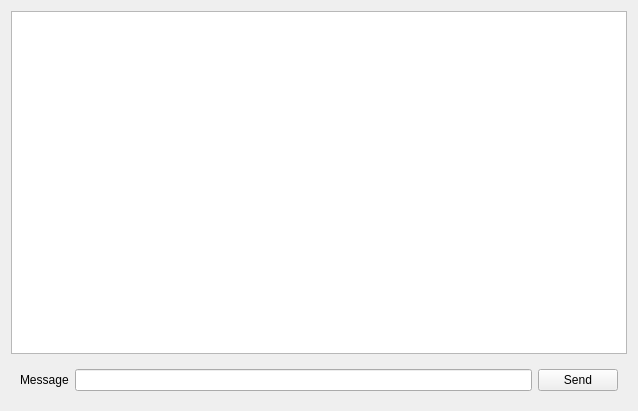
<?xml version="1.0" encoding="UTF-8"?>
<ui version="4.0">
 <class>ClientChatWidget</class>
 <widget class="QWidget" name="ClientChatWidget">
  <property name="geometry">
   <rect>
    <x>0</x>
    <y>0</y>
    <width>638</width>
    <height>411</height>
   </rect>
  </property>
  <property name="windowTitle">
   <string>Form</string>
  </property>
  <layout class="QVBoxLayout" name="verticalLayout">
   <item>
    <widget class="QListWidget" name="lstMessages"/>
   </item>
   <item>
    <widget class="QWidget" name="wdgSend" native="true">
     <layout class="QHBoxLayout" name="horizontalLayout">
      <item>
       <widget class="QLabel" name="label">
        <property name="text">
         <string>Message</string>
        </property>
       </widget>
      </item>
      <item>
       <widget class="QLineEdit" name="lnMessage"/>
      </item>
      <item>
       <widget class="QPushButton" name="btnSend">
        <property name="text">
         <string>Send</string>
        </property>
       </widget>
      </item>
     </layout>
    </widget>
   </item>
  </layout>
 </widget>
 <resources/>
 <connections/>
</ui>
